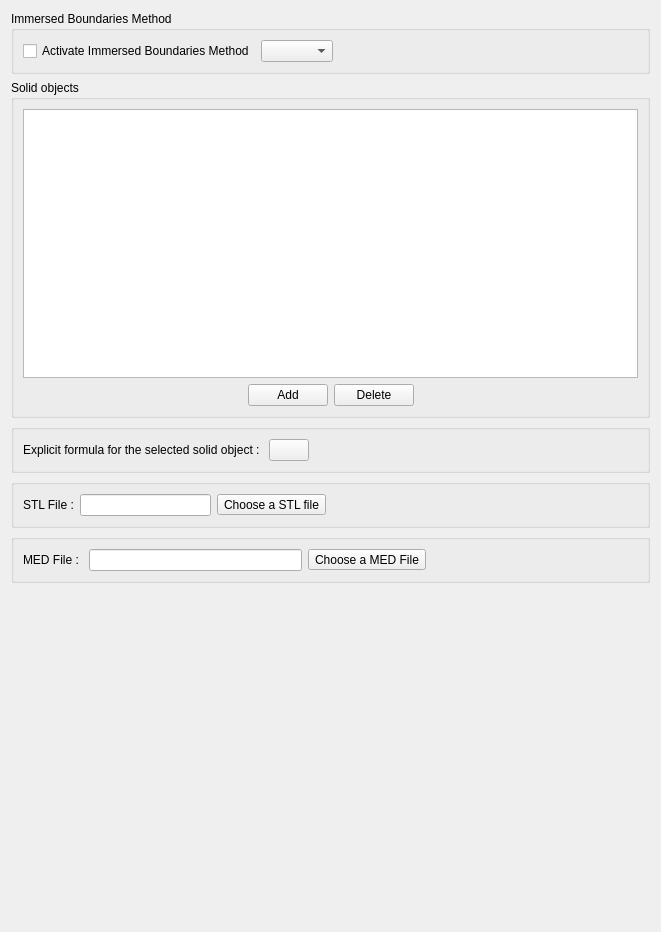
<?xml version="1.0" encoding="UTF-8"?>
<ui version="4.0">
 <class>ImmersedBoundariesNeptune</class>
 <widget class="QWidget" name="ImmersedBoundariesNeptune">
  <property name="geometry">
   <rect>
    <x>0</x>
    <y>0</y>
    <width>661</width>
    <height>932</height>
   </rect>
  </property>
  <property name="windowTitle">
   <string>Form</string>
  </property>
  <layout class="QVBoxLayout" name="verticalLayout_2">
   <item>
    <widget class="QGroupBox" name="groupBoxActivate">
     <property name="title">
      <string>Immersed Boundaries Method</string>
     </property>
     <layout class="QHBoxLayout" name="horizontalLayout_5">
      <item>
       <widget class="QCheckBox" name="checkBoxActivate">
        <property name="text">
         <string>Activate Immersed Boundaries Method</string>
        </property>
       </widget>
      </item>
      <item>
       <widget class="QComboBox" name="comboBoxDim">
        <property name="toolTip">
         <string></string>
        </property>
       </widget>
      </item>
      <item>
       <spacer name="horizontalSpacer">
        <property name="orientation">
         <enum>Qt::Horizontal</enum>
        </property>
        <property name="sizeHint" stdset="0">
         <size>
          <width>40</width>
          <height>20</height>
         </size>
        </property>
       </spacer>
      </item>
     </layout>
    </widget>
   </item>
   <item>
    <widget class="QGroupBox" name="groupBoxObjects">
     <property name="title">
      <string>Solid objects</string>
     </property>
     <layout class="QVBoxLayout" name="verticalLayout_4">
      <item>
       <widget class="QTableView" name="tableView">
        <property name="toolTip">
         <string>&lt;html&gt;&lt;head/&gt;&lt;body&gt;&lt;p&gt;&lt;span style=&quot; font-size:9pt;&quot;&gt;CFD and SYSTEM scales coupling of NEPTUNE_CFD and CATHARE2. The zones where the coupling occurs are defined based on the boundary conditions in NEPTUNE_CFD and circuit elements for CATHARE2.&lt;/span&gt;&lt;/p&gt;&lt;/body&gt;&lt;/html&gt;</string>
        </property>
       </widget>
      </item>
      <item>
       <layout class="QHBoxLayout" name="horizontalLayout_4">
        <item>
         <spacer name="horizontalSpacer_4">
          <property name="orientation">
           <enum>Qt::Horizontal</enum>
          </property>
          <property name="sizeHint" stdset="0">
           <size>
            <width>40</width>
            <height>20</height>
           </size>
          </property>
         </spacer>
        </item>
        <item>
         <layout class="QHBoxLayout" name="horizontalLayoutFSI">
          <item>
           <widget class="QPushButton" name="pushButtonAdd">
            <property name="toolTip">
             <string>&lt;html&gt;&lt;head/&gt;&lt;body&gt;&lt;p&gt;&lt;span style=&quot; font-size:9pt;&quot;&gt;Add a conjugate heat transfer.&lt;/span&gt;&lt;/p&gt;&lt;/body&gt;&lt;/html&gt;</string>
            </property>
            <property name="text">
             <string>Add</string>
            </property>
           </widget>
          </item>
          <item>
           <widget class="QPushButton" name="pushButtonDelete">
            <property name="toolTip">
             <string>&lt;html&gt;&lt;head/&gt;&lt;body&gt;&lt;p&gt;&lt;span style=&quot; font-size:9pt;&quot;&gt;Remove the last added conjugate heat transfer.&lt;/span&gt;&lt;/p&gt;&lt;/body&gt;&lt;/html&gt;</string>
            </property>
            <property name="text">
             <string>Delete</string>
            </property>
           </widget>
          </item>
         </layout>
        </item>
        <item>
         <spacer name="horizontalSpacer_5">
          <property name="orientation">
           <enum>Qt::Horizontal</enum>
          </property>
          <property name="sizeHint" stdset="0">
           <size>
            <width>40</width>
            <height>20</height>
           </size>
          </property>
         </spacer>
        </item>
       </layout>
      </item>
     </layout>
    </widget>
   </item>
   <item>
    <widget class="QGroupBox" name="groupBoxExplicit">
     <layout class="QHBoxLayout" name="horizontalLayoutExplicit">
      <item>
       <widget class="QLabel" name="label">
        <property name="text">
         <string>Explicit formula for the selected solid object : </string>
        </property>
       </widget>
      </item>
      <item>
       <widget class="QPushButton" name="pushButtonExplicit">
        <property name="text">
         <string/>
        </property>
        <property name="icon">
         <iconset resource="resources_pages.qrc">
          <normaloff>:/new/prefix1/data/icons/22x22/edit-find-replace.png</normaloff>:/new/prefix1/data/icons/22x22/edit-find-replace.png</iconset>
        </property>
       </widget>
      </item>
      <item>
       <spacer name="horizontalSpacer_6">
        <property name="orientation">
         <enum>Qt::Horizontal</enum>
        </property>
        <property name="sizeHint" stdset="0">
         <size>
          <width>40</width>
          <height>20</height>
         </size>
        </property>
       </spacer>
      </item>
     </layout>
    </widget>
   </item>
   <item>
    <widget class="QGroupBox" name="groupBoxSTL">
     <property name="title">
      <string/>
     </property>
     <layout class="QHBoxLayout" name="horizontalLayout_2">
      <item>
       <widget class="QLabel" name="label_3">
        <property name="text">
         <string>STL File :</string>
        </property>
       </widget>
      </item>
      <item>
       <widget class="QLineEdit" name="lineEditSTLFile"/>
      </item>
      <item>
       <widget class="QToolButton" name="toolButtonSTLFile">
        <property name="text">
         <string>Choose a STL file</string>
        </property>
        <property name="icon">
         <iconset resource="../base/resource_base.qrc">
          <normaloff>:/data/icons/22x22/document-open.png</normaloff>:/data/icons/22x22/document-open.png</iconset>
        </property>
       </widget>
      </item>
      <item>
       <spacer name="horizontalSpacer_2">
        <property name="orientation">
         <enum>Qt::Horizontal</enum>
        </property>
        <property name="sizeHint" stdset="0">
         <size>
          <width>312</width>
          <height>20</height>
         </size>
        </property>
       </spacer>
      </item>
     </layout>
    </widget>
   </item>
   <item>
    <widget class="QGroupBox" name="groupBoxMEDCoupling">
     <layout class="QHBoxLayout" name="horizontalLayoutMEDCoupling">
      <item>
       <widget class="QLabel" name="label_2">
        <property name="text">
         <string>MED File : </string>
        </property>
       </widget>
      </item>
      <item>
       <widget class="QLineEdit" name="lineEditMEDFile"/>
      </item>
      <item>
       <widget class="QToolButton" name="toolButtonMEDFile">
        <property name="text">
         <string>Choose a MED File</string>
        </property>
        <property name="icon">
         <iconset resource="../base/resource_base.qrc">
          <normaloff>:/data/icons/22x22/document-open.png</normaloff>:/data/icons/22x22/document-open.png</iconset>
        </property>
       </widget>
      </item>
      <item>
       <spacer name="horizontalSpacer_7">
        <property name="orientation">
         <enum>Qt::Horizontal</enum>
        </property>
        <property name="sizeHint" stdset="0">
         <size>
          <width>40</width>
          <height>20</height>
         </size>
        </property>
       </spacer>
      </item>
     </layout>
    </widget>
   </item>
   <item>
    <layout class="QHBoxLayout" name="horizontalLayout_3"/>
   </item>
   <item>
    <spacer name="verticalSpacer_2">
     <property name="orientation">
      <enum>Qt::Vertical</enum>
     </property>
     <property name="sizeHint" stdset="0">
      <size>
       <width>20</width>
       <height>40</height>
      </size>
     </property>
    </spacer>
   </item>
  </layout>
 </widget>
 <resources>
  <include location="../base/resource_base.qrc"/>
  <include location="resources_pages.qrc"/>
 </resources>
 <connections/>
</ui>
